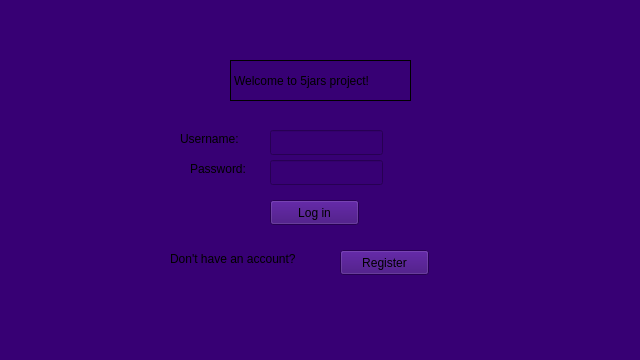
<?xml version="1.0" encoding="UTF-8"?>
<ui version="4.0">
 <class>LoginWindow</class>
 <widget class="QMainWindow" name="LoginWindow">
  <property name="geometry">
   <rect>
    <x>0</x>
    <y>0</y>
    <width>640</width>
    <height>360</height>
   </rect>
  </property>
  <property name="windowTitle">
   <string>MainWindow</string>
  </property>
  <property name="styleSheet">
   <string notr="true">background-color: rgb(55, 0, 116);</string>
  </property>
  <widget class="QWidget" name="centralwidget">
   <widget class="QPushButton" name="btn_login">
    <property name="geometry">
     <rect>
      <x>270</x>
      <y>200</y>
      <width>89</width>
      <height>25</height>
     </rect>
    </property>
    <property name="text">
     <string>Log in</string>
    </property>
   </widget>
   <widget class="QLabel" name="label">
    <property name="geometry">
     <rect>
      <x>230</x>
      <y>60</y>
      <width>181</width>
      <height>41</height>
     </rect>
    </property>
    <property name="styleSheet">
     <string notr="true">border:1px solid black</string>
    </property>
    <property name="text">
     <string>Welcome to 5jars project!</string>
    </property>
   </widget>
   <widget class="QLabel" name="label_auth_success">
    <property name="geometry">
     <rect>
      <x>210</x>
      <y>280</y>
      <width>221</width>
      <height>31</height>
     </rect>
    </property>
    <property name="styleSheet">
     <string notr="true"/>
    </property>
    <property name="text">
     <string/>
    </property>
   </widget>
   <widget class="QLineEdit" name="line_username">
    <property name="geometry">
     <rect>
      <x>270</x>
      <y>130</y>
      <width>113</width>
      <height>25</height>
     </rect>
    </property>
   </widget>
   <widget class="QLineEdit" name="line_password">
    <property name="geometry">
     <rect>
      <x>270</x>
      <y>160</y>
      <width>113</width>
      <height>25</height>
     </rect>
    </property>
   </widget>
   <widget class="QLabel" name="label_3">
    <property name="geometry">
     <rect>
      <x>180</x>
      <y>130</y>
      <width>81</width>
      <height>17</height>
     </rect>
    </property>
    <property name="text">
     <string>Username:</string>
    </property>
   </widget>
   <widget class="QLabel" name="label_4">
    <property name="geometry">
     <rect>
      <x>190</x>
      <y>160</y>
      <width>71</width>
      <height>17</height>
     </rect>
    </property>
    <property name="text">
     <string>Password:</string>
    </property>
   </widget>
   <widget class="QLabel" name="label_5">
    <property name="geometry">
     <rect>
      <x>170</x>
      <y>250</y>
      <width>161</width>
      <height>17</height>
     </rect>
    </property>
    <property name="styleSheet">
     <string notr="true"/>
    </property>
    <property name="text">
     <string>Don't have an account?</string>
    </property>
   </widget>
   <widget class="QPushButton" name="btn_register">
    <property name="geometry">
     <rect>
      <x>340</x>
      <y>250</y>
      <width>89</width>
      <height>25</height>
     </rect>
    </property>
    <property name="text">
     <string>Register</string>
    </property>
   </widget>
  </widget>
  <widget class="QStatusBar" name="statusbar"/>
  <action name="actionmenu1opt1">
   <property name="text">
    <string>menu1opt1</string>
   </property>
  </action>
 </widget>
 <resources/>
 <connections/>
</ui>
